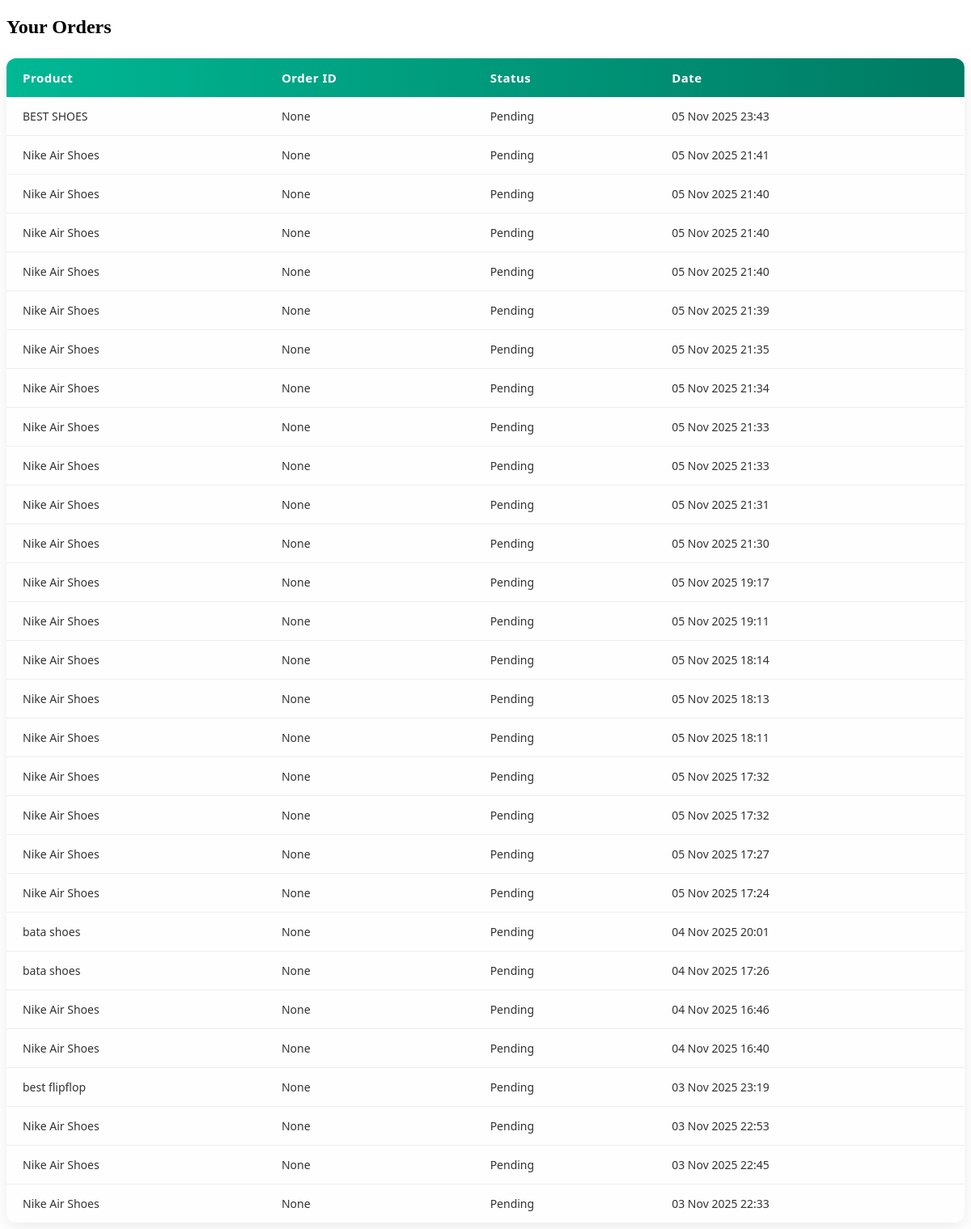
/track-orders/ (signed in), run on the app's committed database.
### store/models.py (models this page shows, shortened)
class Cart(models.Model):
    user = models.ForeignKey(User, on_delete=models.CASCADE, related_name='cart_items')
    product = models.ForeignKey(Product, on_delete=models.CASCADE, related_name='cart_items')
    size = models.CharField(max_length=10, blank=True, null=True)
    quantity = models.PositiveIntegerField(default=1)
    phone = models.CharField(max_length=20, blank=True, null=True)
    email = models.EmailField(blank=True, null=True)
    address = models.TextField(blank=True, null=True)
    order_id = models.CharField(max_length=50, unique=True, blank=True, null=True)
    status = models.CharField(max_length=20, choices=STATUS_CHOICES, default='Pending')
    created_at = models.DateTimeField(auto_now_add=True)

class Product(models.Model):
    CATEGORY_CHOICES = [
        ('Men', 'Men'),
        ('Women', 'Women'),
        ('FlashSale', 'Flash Sale'),
        ('FlipFlops', 'Flip Flops'),
        ('Other', 'Other'),
    ]
    name = models.CharField(max_length=100)
    description = models.TextField(blank=True, null=True)
    price = models.DecimalField(max_digits=10, decimal_places=2)
    stock = models.PositiveIntegerField()
    category = models.CharField(max_length=50, choices=CATEGORY_CHOICES)
    image = models.ImageField(upload_to='products/', blank=True, null=True)
    trending = models.BooleanField(default=False)
    top_selling = models.BooleanField(default=False)
    created_at = models.DateTimeField(auto_now_add=True)
    sizes = models.CharField(max_length=50, blank=True, null=True)

### store/views.py (the view)
# urls.py: path('track-orders/', views.track_orders, name='track_order'),
@login_required
def track_orders(request):
    orders = Cart.objects.filter(user=request.user).order_by('-created_at')
    context = {
        'orders': orders
    }
    return render(request, 'store/track.html', context)

### store/templates/store/track.html (shortened to what this page needs)
{% load static %}
<!DOCTYPE html>
<html lang="en">
<head>
<link rel="stylesheet" href="{% static 'store/css/track.css' %}">
</head>
<body>
  {% if orders %}
    <h2>Your Orders</h2>
    <table class="orders-table">
      <thead>
        <tr>
          <th>Product</th>
          <th>Order ID</th>
          <th>Status</th>
          <th>Date</th>
        </tr>
      </thead>
      <tbody>
        {% for item in orders %}
        <tr>
          <td>{{ item.product.name }}</td>
          <td>{{ item.order_id }}</td>
          <td>{{ item.status }}</td>
          <td>{{ item.created_at|date:"d M Y H:i" }}</td>
        </tr>
        {% endfor %}
      </tbody>
    </table>
  {% else %}
    <p>You have no orders yet.</p>
  {% endif %}
</body>
</html>

### store/static/store/css/track.css (style rules this page uses)
.orders-table { width: 100%; border-collapse: collapse; margin-top: 25px; font-family: 'Segoe UI', Tahoma, Geneva, Verdana, sans-serif; background-color: #fefefe; box-shadow: 0 6px 20px rgba(0,0,0,0.08); border-radius: 12px; overflow: hidden; }
.orders-table thead { background: linear-gradient(90deg, #00b894, #007a63); color: #fff; }
.orders-table thead th { text-align: left; padding: 14px 20px; font-weight: 700; font-size: 15px; letter-spacing: 0.5px; }
.orders-table tbody td { padding: 14px 20px; border-bottom: 1px solid #eee; font-size: 14px; color: #333; }
.orders-table tbody tr:last-child td { border-bottom: none; }

### data on the page
Cart: product.name "BEST SHOES", order_id "None", status "Pending", created_at "05 Nov 2025 23:43"
Cart: product.name "Nike Air Shoes", order_id "None", status "Pending", created_at "05 Nov 2025 21:41"
Cart: product.name "Nike Air Shoes", order_id "None", status "Pending", created_at "05 Nov 2025 21:40"
Cart: product.name "Nike Air Shoes", order_id "None", status "Pending", created_at "05 Nov 2025 21:40"
Cart: product.name "Nike Air Shoes", order_id "None", status "Pending", created_at "05 Nov 2025 21:40"
Cart: product.name "Nike Air Shoes", order_id "None", status "Pending", created_at "05 Nov 2025 21:39"
Cart: product.name "Nike Air Shoes", order_id "None", status "Pending", created_at "05 Nov 2025 21:35"
Cart: product.name "Nike Air Shoes", order_id "None", status "Pending", created_at "05 Nov 2025 21:34"
Cart: product.name "Nike Air Shoes", order_id "None", status "Pending", created_at "05 Nov 2025 21:33"
Cart: product.name "Nike Air Shoes", order_id "None", status "Pending", created_at "05 Nov 2025 21:33"
Cart: product.name "Nike Air Shoes", order_id "None", status "Pending", created_at "05 Nov 2025 21:31"
Cart: product.name "Nike Air Shoes", order_id "None", status "Pending", created_at "05 Nov 2025 21:30"
Cart: product.name "Nike Air Shoes", order_id "None", status "Pending", created_at "05 Nov 2025 19:17"
Cart: product.name "Nike Air Shoes", order_id "None", status "Pending", created_at "05 Nov 2025 19:11"
Cart: product.name "Nike Air Shoes", order_id "None", status "Pending", created_at "05 Nov 2025 18:14"
Cart: product.name "Nike Air Shoes", order_id "None", status "Pending", created_at "05 Nov 2025 18:13"
Cart: product.name "Nike Air Shoes", order_id "None", status "Pending", created_at "05 Nov 2025 18:11"
Cart: product.name "Nike Air Shoes", order_id "None", status "Pending", created_at "05 Nov 2025 17:32"
Cart: product.name "Nike Air Shoes", order_id "None", status "Pending", created_at "05 Nov 2025 17:32"
Cart: product.name "Nike Air Shoes", order_id "None", status "Pending", created_at "05 Nov 2025 17:27"
Cart: product.name "Nike Air Shoes", order_id "None", status "Pending", created_at "05 Nov 2025 17:24"
Cart: product.name "bata shoes", order_id "None", status "Pending", created_at "04 Nov 2025 20:01"
Cart: product.name "bata shoes", order_id "None", status "Pending", created_at "04 Nov 2025 17:26"
Cart: product.name "Nike Air Shoes", order_id "None", status "Pending", created_at "04 Nov 2025 16:46"
Cart: product.name "Nike Air Shoes", order_id "None", status "Pending", created_at "04 Nov 2025 16:40"
Cart: product.name "best flipflop", order_id "None", status "Pending", created_at "03 Nov 2025 23:19"
Cart: product.name "Nike Air Shoes", order_id "None", status "Pending", created_at "03 Nov 2025 22:53"
Cart: product.name "Nike Air Shoes", order_id "None", status "Pending", created_at "03 Nov 2025 22:45"
Cart: product.name "Nike Air Shoes", order_id "None", status "Pending", created_at "03 Nov 2025 22:33"
